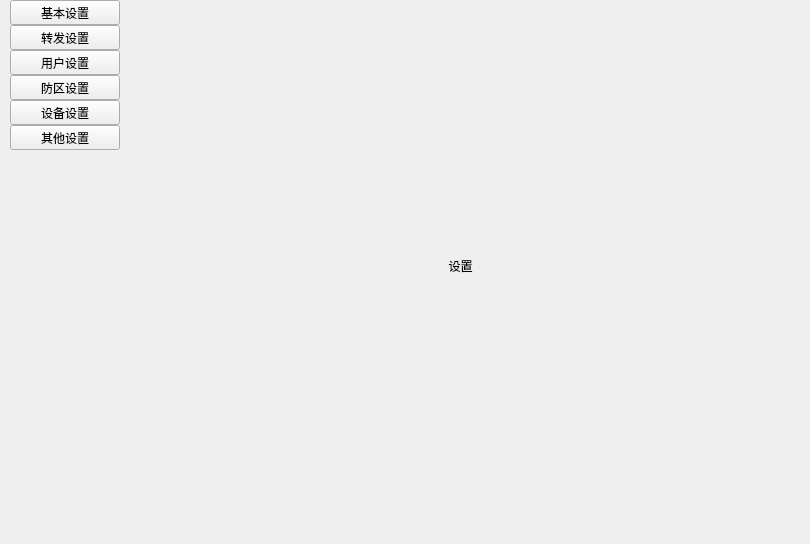
     <widget class="QWidget" name="page4">
      <widget class="QLabel" name="lab4">
       <property name="geometry">
        <rect>
         <x>120</x>
         <y>0</y>
         <width>681</width>
         <height>531</height>
        </rect>
       </property>
       <property name="text">
        <string>设置</string>
       </property>
       <property name="alignment">
        <set>Qt::AlignCenter</set>
       </property>
      </widget>
      <widget class="QWidget" name="widgetLeftConfig" native="true">
       <property name="geometry">
        <rect>
         <x>10</x>
         <y>0</y>
         <width>110</width>
         <height>535</height>
        </rect>
       </property>
       <property name="maximumSize">
        <size>
         <width>110</width>
         <height>16777215</height>
        </size>
       </property>
       <layout class="QVBoxLayout" name="verticalLayout_3">
        <property name="spacing">
         <number>0</number>
        </property>
        <property name="leftMargin">
         <number>0</number>
        </property>
        <property name="topMargin">
         <number>0</number>
        </property>
        <property name="rightMargin">
         <number>0</number>
        </property>
        <property name="bottomMargin">
         <number>0</number>
        </property>
        <item>
         <widget class="QToolButton" name="tbtnConfig1">
          <property name="sizePolicy">
           <sizepolicy hsizetype="Expanding" vsizetype="Fixed">
            <horstretch>0</horstretch>
            <verstretch>0</verstretch>
           </sizepolicy>
          </property>
          <property name="text">
           <string>基本设置</string>
          </property>
         </widget>
        </item>
        <item>
         <widget class="QToolButton" name="tbtnConfig2">
          <property name="sizePolicy">
           <sizepolicy hsizetype="Expanding" vsizetype="Fixed">
            <horstretch>0</horstretch>
            <verstretch>0</verstretch>
           </sizepolicy>
          </property>
          <property name="text">
           <string>转发设置</string>
          </property>
         </widget>
        </item>
        <item>
         <widget class="QToolButton" name="tbtnConfig3">
          <property name="sizePolicy">
           <sizepolicy hsizetype="Expanding" vsizetype="Fixed">
            <horstretch>0</horstretch>
            <verstretch>0</verstretch>
           </sizepolicy>
          </property>
          <property name="text">
           <string>用户设置</string>
          </property>
         </widget>
        </item>
        <item>
         <widget class="QToolButton" name="tbtnConfig4">
          <property name="sizePolicy">
           <sizepolicy hsizetype="Expanding" vsizetype="Fixed">
            <horstretch>0</horstretch>
            <verstretch>0</verstretch>
           </sizepolicy>
          </property>
          <property name="text">
           <string>防区设置</string>
          </property>
         </widget>
        </item>
        <item>
         <widget class="QToolButton" name="tbtnConfig5">
          <property name="sizePolicy">
           <sizepolicy hsizetype="Expanding" vsizetype="Fixed">
            <horstretch>0</horstretch>
            <verstretch>0</verstretch>
           </sizepolicy>
          </property>
          <property name="text">
           <string>设备设置</string>
          </property>
         </widget>
        </item>
        <item>
         <widget class="QToolButton" name="tbtnConfig6">
          <property name="sizePolicy">
           <sizepolicy hsizetype="Expanding" vsizetype="Fixed">
            <horstretch>0</horstretch>
            <verstretch>0</verstretch>
           </sizepolicy>
          </property>
          <property name="text">
           <string>其他设置</string>
          </property>
         </widget>
        </item>
        <item>
         <spacer name="verticalSpacer_3">
          <property name="orientation">
           <enum>Qt::Vertical</enum>
          </property>
          <property name="sizeHint" stdset="0">
           <size>
            <width>20</width>
            <height>417</height>
           </size>
          </property>
         </spacer>
        </item>
       </layout>
      </widget>
     </widget>
